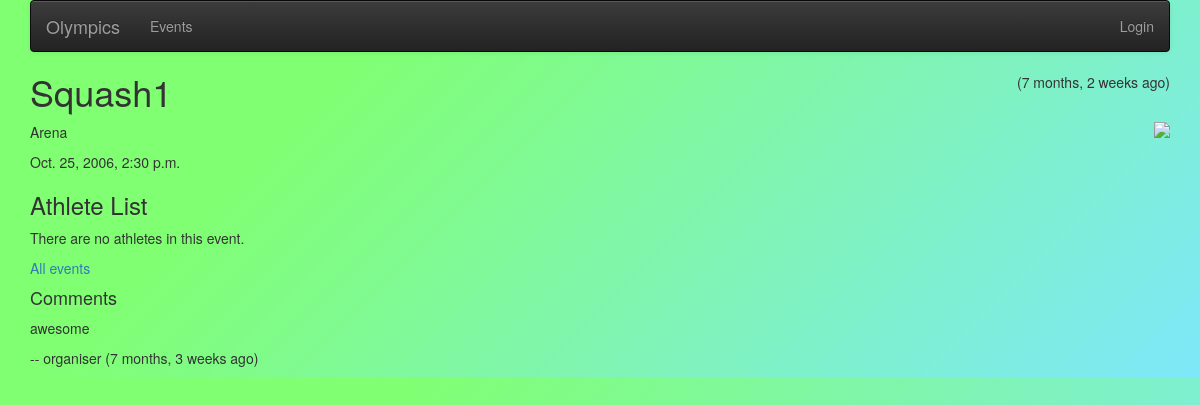
Page /events/event/4 on the earlier database version.
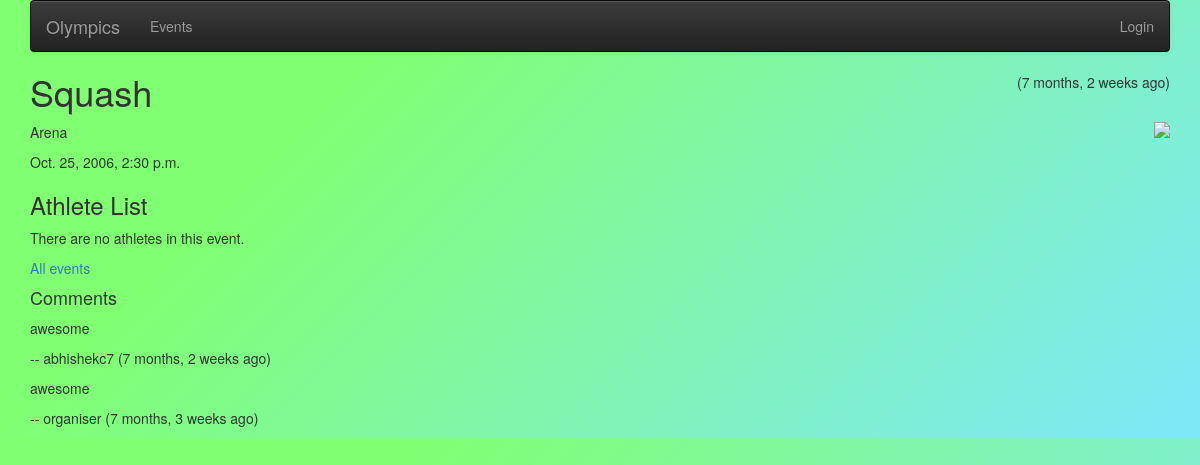
Same page on the later database version.
### events/models.py (models this page shows, shortened)
class Event(models.Model):
    name = models.CharField(max_length=64)
    stadium = models.CharField(max_length=64)
    area = models.CharField(max_length=64)
    athletes = models.ManyToManyField(Athlete, through='Participation', related_name='athlete_list')
    owner = models.ForeignKey(settings.AUTH_USER_MODEL, on_delete=models.CASCADE, null=True)
    important = models.ManyToManyField(settings.AUTH_USER_MODEL,
        through='Imp', related_name='important_events')
    comments = models.ManyToManyField(settings.AUTH_USER_MODEL,
        through='Comment', related_name='comments_owned')
    event_at = models.DateTimeField(null=True)
    picture = models.BinaryField(null=True, editable=True)
    content_type = models.CharField(max_length=256, null=True, help_text='The MIMEType of the file')
    created_at = models.DateTimeField(auto_now_add=True, null=True)
    updated_at = models.DateTimeField(auto_now=True, null=True)

class Comment(models.Model) :
    text = models.TextField(
        validators=[MinLengthValidator(3, "Comment must be greater than 3 characters")]
    )
    event = models.ForeignKey(Event, on_delete=models.CASCADE)
    owner = models.ForeignKey(settings.AUTH_USER_MODEL, on_delete=models.CASCADE)
    created_at = models.DateTimeField(auto_now_add=True)
    updated_at = models.DateTimeField(auto_now=True)

### events/views.py (the view)
# urls.py: path('event/<int:pk>', views.EventDetailView.as_view(), name='event_detail'),
class EventDetailView(OwnerDetailView):
    model = Event
    template_name = "events/event_detail.html"
    def get(self, request, pk) :
        x = Event.objects.get(id=pk)
        comments = Comment.objects.filter(event=x).order_by('-updated_at')
        comment_form = CommentForm()
        athletes = Participation.objects.filter(event=x)
        context = { 'event' : x, 'comments': comments, 'comment_form': comment_form, 'athlete_list': athletes }
        return render(request, self.template_name, context)

### home/context_processors.py (called while the page is built)
def settings(request):
    return {
        'settings': django_settings,
    }

### events/templates/events/event_detail.html (shortened to what this page needs)
{% extends "base_menu.html" %}
{% load humanize %}
{% block content %}
<span style="float: right;">
({{ event.updated_at|naturaltime }})
</span>
<h1>{{ event.name }}</h1>
{% if event.content_type %}
<img style="float:right; max-width:50%;" src="{% url 'events:event_picture' event.id %}"
    onclick="document.getElementById('overlay').style.display = 'block';">
{% endif %}
<p>
{{ event.stadium }}
</p>
<p>
{{ event.event_at }}
</p>
<h3>Athlete List</h3>
{% if athlete_list %}
<ul>
  {% for athlete in athlete_list %}
    <li>
        <h4><b>{{ athlete.first_name }}
        {{ athlete.last_name }}</b></h4>
        <p>
        {{ athlete.athlete }} || {{ athlete.country }}
        </p>
    </li>
  {% endfor %}
</ul>
{% else %}
  <p>There are no athletes in this event.</p>
{% endif %}
<p>
<a href="{% url 'events:all' %}">All events</a>
</p>
{% if user.is_authenticated %}
{% load crispy_forms_tags %}
{% endif %}
<p><h4>Comments</h4></p>
{% for comment in comments %}
<p> {{ comment.text }}</p>
<p>
      --  {{comment.owner}}
({{ comment.updated_at|naturaltime }})
</p>
{% endfor %}
{% endblock %}

Differences in the rows shown:
changed Event "Arena": name "Squash1" → "Squash"
added Comment: text "awesome", owner "abhishekc7", updated_at "7 months, 2 weeks ago"
